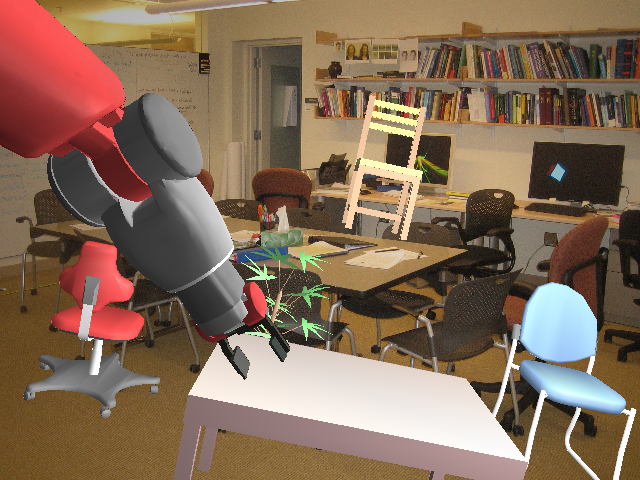
#> input picture evaluation/baxter_ee/exp_img.png, 640 x 480 px
$ jupyter execute 3d_keypoint_baxter_fk.ipynb
#> lines starting #> are read from the running program, lines starting #| are printed output that depends on the picture
### evaluation/baxter_ee/baxter_fk.py
import numpy as np
import time
import json


class Baxter_FK:
    def __init__(self, keypoint_config):

        self.keypoint_config = keypoint_config


    def T_from_DH(self, alp,a,d,the):
        '''
        Transformation matrix fron DH
        '''
        T = np.array([[np.cos(the), -np.sin(the), 0, a],
                    [np.sin(the)*np.cos(alp), np.cos(the)*np.cos(alp), -np.sin(alp), -d*np.sin(alp)],
                    [np.sin(the)*np.sin(alp), np.cos(the)*np.sin(alp), np.cos(alp), d*np.cos(alp)],
                    [0,0,0,1]])
        return T

    def get_bl_T_Jn(self, n, theta):
        '''
        Get joint to base(left) transform using baxter FK
        FK source: https://www.ohio.edu/mechanical-faculty/williams/html/pdf/BaxterKinematics.pdf
        n = 6 for J6 to base
        n = 8 for EE to base
        '''
        assert n in [0,2,4,6,8]
        bl_T_0 = np.array([[1,0,0,0],
                        [0,1,0,0],
                        [0,0,1,0.27035],
                        [0,0,0,1]])
        T_7_ee = np.array([[1,0,0,0],
                        [0,1,0,0],
                        [0,0,1,0.3683],
                        [0,0,0,1]])

        T_0_1 = self.T_from_DH(0,0,0,theta[0])
        T_1_2 = self.T_from_DH(-np.pi/2,0.069,0,theta[1]+np.pi/2)
        T_2_3 = self.T_from_DH(np.pi/2,0,0.36435,theta[2])
        T_3_4 = self.T_from_DH(-np.pi/2,0.069,0,theta[3])
        T_4_5 = self.T_from_DH(np.pi/2,0,0.37429,theta[4])
        T_5_6 = self.T_from_DH(-np.pi/2,0.010,0,theta[5])
        T_6_7 = self.T_from_DH(np.pi/2,0,0,theta[6])
        if n == 0:
            T = T_0_1
        elif n == 2:
            T = bl_T_0  @ T_0_1 @ T_1_2
        elif n == 4:
            T = bl_T_0  @ T_0_1 @ T_1_2 @ T_2_3 @ T_3_4
        elif n == 6:
            T = bl_T_0  @ T_0_1 @ T_1_2 @ T_2_3 @ T_3_4 @ T_4_5 @ T_5_6
        elif n == 8:
            T = bl_T_0  @ T_0_1 @ T_1_2 @ T_2_3 @ T_3_4 @ T_4_5 @ T_5_6 @ T_6_7 @ T_7_ee
        else:
            raise Exception("Invalid joint number")
        return T

    def get_position_wrt_joints(self, p_id):
        # Opening JSON file
        with open(self.keypoint_config) as json_file:
            data = json.load(json_file)

        name = "point_" + str(p_id)
        position = data[name]["position"]
        parent = data[name]["parent"]

        return position, parent

    def get_3d_position_to_bl(self, p_id,theta):

        position_to_joint, parent_joint = self.get_position_wrt_joints(p_id)
        # list to p_vec
        position_to_joint = np.hstack((position_to_joint,[1])).reshape((4,1))
        if parent_joint == "J0":
            position_to_bl = self.get_bl_T_Jn(0,theta) @ position_to_joint
        elif parent_joint == "J2":
            position_to_bl = self.get_bl_T_Jn(2,theta) @ position_to_joint
        elif parent_joint == "J4":
            position_to_bl = self.get_bl_T_Jn(4,theta) @ position_to_joint
        elif parent_joint == "J6":
            position_to_bl = self.get_bl_T_Jn(6,theta) @ position_to_joint
        elif parent_joint == "EE":
            position_to_bl = self.get_bl_T_Jn(8,theta) @ position_to_joint
        else:
            raise Exception("Sorry, no parent joint found")
        return position_to_bl


### evaluation/baxter_ee/3d_keypoint_baxter_fk.ipynb
[cell 1]
import numpy as np
import time
import matplotlib.pyplot as plt
import cv2
import json
from baxter_fk import Baxter_FK

[cell 2]
### example data
bl_to_cam = np.array([[-0.69424283,  0.71886827, -0.03543021,  0.60916084],
                       [ 0.05950852,  0.10638853,  0.9925423 , -0.31308031],
                       [ 0.71727654,  0.68695698, -0.11663826,  0.23716486],
                       [ 0.        ,  0.        ,  0.        ,  1.        ]])

# [s0,s1,e0,e1,w0,w1,w2]
joint_angle = [0.14460152387619019, -1.0594618320465088, 0.08743643015623093,
               1.5528779029846191, -0.634137749671936, 0.6500563025474548, -0.02112489938735962]

[cell 3]
def get_camera_matrix():
    K = np.array([[-554.25625842,    0.        ,  320.        ],
                   [   0.        , -554.25625842,  240.        ],
                   [   0.        ,    0.        ,    1.        ]])
    return K

def get_coor_by_P(v_pos):

    # find the field of view for x and y axis
    P = get_camera_matrix()

    x = P @ v_pos.reshape((3,1))
    x = x/x[2]
    x.astype(int)

    return (int(x[0]),int(x[1]))

def dehomogenize_3d(vec):
    vec = vec.reshape((-1,1))
    vec = vec/vec[3]
    return vec[:3]
def dehomogenize_2d(vec):
    vec = vec.reshape((-1,1))
    vec = vec/vec[2]
    return vec[:2]

[cell 4]
baxter = Baxter_FK('baxter_ee_keypoint.json')

[cell 5]
img = cv2.imread("exp_img.png")
#> img is the input picture: shape (480, 640, 3); mean B, G, R 87.7, 107.9, 132.7
img = cv2.cvtColor(img, cv2.COLOR_BGR2RGB)
plt.figure(figsize=(10,10))
plt.imshow(img)

[cell 6]
optimal_pids = [3, 10, 12, 13, 14, 15]

for pid in optimal_pids:

    point_3d_in_bl = baxter.get_3d_position_to_bl(pid,joint_angle)
    point_3d_in_cam = dehomogenize_3d(bl_to_cam @ point_3d_in_bl)
    point_2d_in_cam = get_coor_by_P(point_3d_in_cam)

    img = cv2.circle(img,point_2d_in_cam, 6, (255,0,0), -1)
#> this loop made 6 passes; (reads evaluation/baxter_ee/baxter_ee_keypoint.json from the repository)
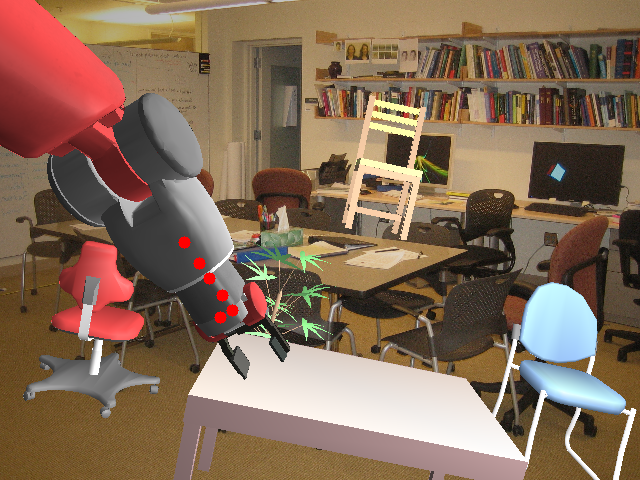
#> img: shape (480, 640, 3); mean R, G, B 133, 107.7, 87.5

plt.figure(figsize=(10,10))

plt.imshow(img)
